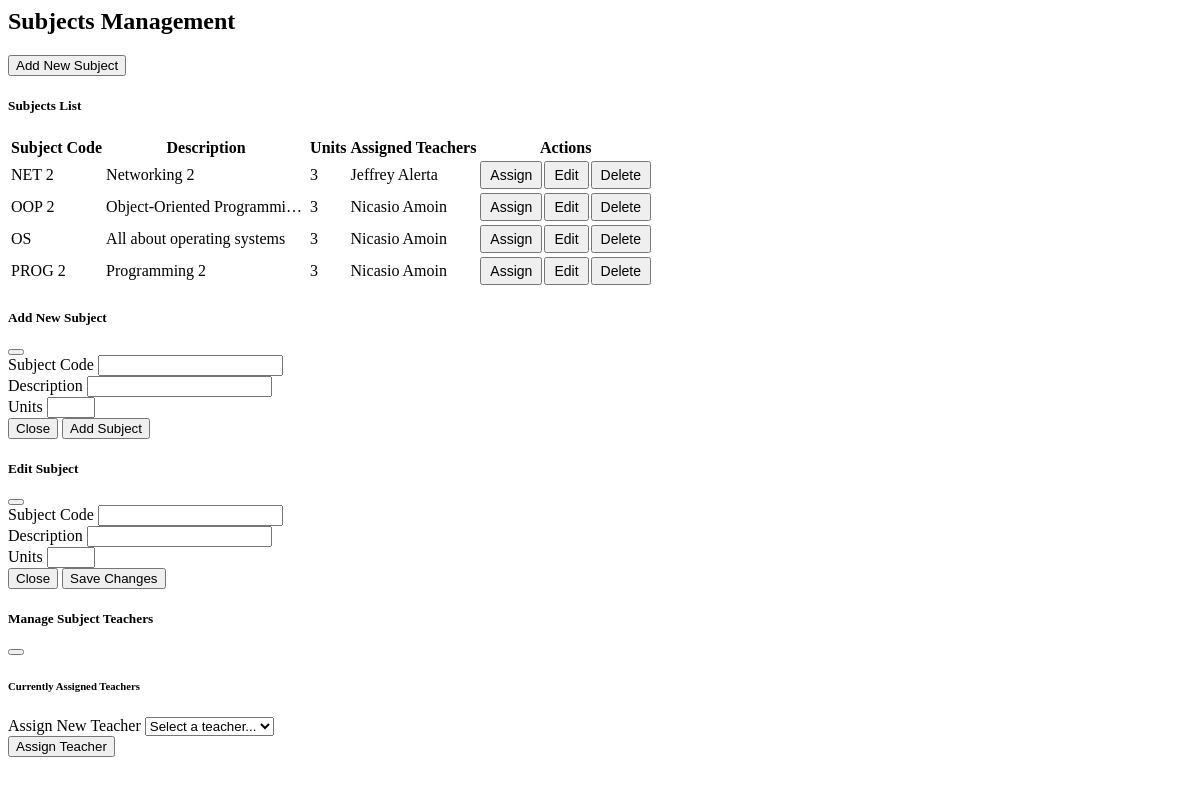
Screenshot of /admin/subjects/index.php with the database file from the repository.
### tables this page shows
CREATE TABLE `subjects` (
  `subject_id` int(11) NOT NULL,
  `subject_code` varchar(20) NOT NULL,
  `subject_description` varchar(100) NOT NULL,
  `units` int(11) NOT NULL,
  `created_at` timestamp NOT NULL DEFAULT current_timestamp(),
  `updated_at` timestamp NOT NULL DEFAULT current_timestamp() ON UPDATE current_timestamp()
);

### admin/subjects/index.php (the view, shortened to what this page needs)
<?php
require_once __DIR__ . '/../../includes/db.php';
$subjects_query = "SELECT s.*, GROUP_CONCAT(CONCAT(t.t_fname, ' ', t.t_lname) SEPARATOR ', ') as teachers
                  FROM subjects s
                  LEFT JOIN subjects_teachers st ON s.subject_id = st.subject_id
                  LEFT JOIN teachers t ON st.t_id = t.t_id
                  GROUP BY s.subject_id
                  ORDER BY s.subject_code";
$subjects_result = $conn->query($subjects_query);
?>
<div class="container-fluid px-4">
    <h2>Subjects Management</h2>
    <button type="button" class="btn btn-primary mb-4" data-bs-toggle="modal" data-bs-target="#addSubjectModal">
        Add New Subject
    </button>
    <div class="card">
        <div class="card-header">
            <h5 class="mb-0">Subjects List</h5>
        </div>
        <div class="card-body">
            <div class="table-responsive">
                <table class="table table-hover mb-0">
                    <thead>
                        <tr>
                            <th>Subject Code</th>
                            <th>Description</th>
                            <th>Units</th>
                            <th>Assigned Teachers</th>
                            <th>Actions</th>
                        </tr>
                    </thead>
                    <tbody id="subjectsTableBody">
                        <?php while ($row = $subjects_result->fetch_assoc()): ?>
                            <tr>
                                <td class="px-3"><?php echo htmlspecialchars($row['subject_code']); ?></td>
                                <td class="px-3"><?php echo htmlspecialchars($row['subject_description']); ?></td>
                                <td class="px-3"><?php echo htmlspecialchars($row['units']); ?></td>
                                <td class="px-3"><?php echo htmlspecialchars($row['teachers'] ?? 'No teachers assigned'); ?></td>
                                <td class="px-3">
                                    <div class="btn-group" role="group">
                                        <button type="button"
                                                class="btn btn-success btn-sm assign-teacher"
                                                data-bs-toggle="modal"
                                                data-bs-target="#assignTeacherModal"
                                                data-id="<?php echo $row['subject_id']; ?>"
                                                data-code="<?php echo htmlspecialchars($row['subject_code']); ?>">
                                            Assign
                                        </button>
                                        <button type="button"
                                                class="btn btn-primary btn-sm edit-subject"
                                                data-bs-toggle="modal"
                                                data-bs-target="#editSubjectModal"
                                                data-id="<?php echo $row['subject_id']; ?>"
                                                data-code="<?php echo htmlspecialchars($row['subject_code']); ?>"
                                                data-description="<?php echo htmlspecialchars($row['subject_description']); ?>"
                                                data-units="<?php echo htmlspecialchars($row['units']); ?>">
                                            Edit
                                        </button>
                                        <button type="button"
                                                class="btn btn-danger btn-sm delete-subject"
                                                data-id="<?php echo $row['subject_id']; ?>">
                                            Delete
                                        </button>
                                    </div>
                                </td>
                            </tr>
                        <?php endwhile; ?>
                    </tbody>
                </table>
            </div>
        </div>
    </div>
</div>
<div class="modal fade" id="addSubjectModal" tabindex="-1" aria-labelledby="addSubjectModalLabel" aria-hidden="true">
    <div class="modal-dialog">
        <div class="modal-content">
            <div class="modal-header">
                <h5 class="modal-title" id="addSubjectModalLabel">Add New Subject</h5>
                <button type="button" class="btn-close" data-bs-dismiss="modal" aria-label="Close"></button>
            </div>
            <form id="addSubjectForm">
                <div class="modal-body">
                    <div class="mb-3">
                        <label for="subject_code" class="form-label">Subject Code</label>
                        <input type="text" class="form-control" id="subject_code" name="subject_code" required>
                    </div>
                    <div class="mb-3">
                        <label for="subject_description" class="form-label">Description</label>
                        <input type="text" class="form-control" id="subject_description" name="subject_description" required>
                    </div>
                    <div class="mb-3">
                        <label for="units" class="form-label">Units</label>
                        <input type="number" class="form-control" id="units" name="units" min="1" max="6" required>
                    </div>
                </div>
                <div class="modal-footer">
                    <button type="button" class="btn btn-secondary" data-bs-dismiss="modal">Close</button>
                    <button type="submit" class="btn btn-primary">Add Subject</button>
                </div>
            </form>
        </div>
    </div>
</div>
<div class="modal fade" id="editSubjectModal" tabindex="-1" aria-labelledby="editSubjectModalLabel" aria-hidden="true">
    <div class="modal-dialog">
        <div class="modal-content">
            <div class="modal-header">
                <h5 class="modal-title" id="editSubjectModalLabel">Edit Subject</h5>
                <button type="button" class="btn-close" data-bs-dismiss="modal" aria-label="Close"></button>
            </div>
            <form id="editSubjectForm">
                <div class="modal-body">
                    <div class="mb-3">
                        <label for="edit_subject_code" class="form-label">Subject Code</label>
                        <input type="text" class="form-control" id="edit_subject_code" name="subject_code" required>
                    </div>
                    <div class="mb-3">
                        <label for="edit_subject_description" class="form-label">Description</label>
                        <input type="text" class="form-control" id="edit_subject_description" name="subject_description" required>
                    </div>
                    <div class="mb-3">
                        <label for="edit_units" class="form-label">Units</label>
                        <input type="number" class="form-control" id="edit_units" name="units" min="1" max="6" required>
                    </div>
                </div>
                <div class="modal-footer">
                    <button type="button" class="btn btn-secondary" data-bs-dismiss="modal">Close</button>
                    <button type="submit" class="btn btn-primary">Save Changes</button>
                </div>
            </form>
        </div>
    </div>
</div>
<div class="modal fade" id="assignTeacherModal" tabindex="-1" aria-labelledby="assignTeacherModalLabel" aria-hidden="true">
    <div class="modal-dialog">
        <div class="modal-content">
            <div class="modal-header">
                <h5 class="modal-title" id="assignTeacherModalLabel">Manage Subject Teachers</h5>
                <button type="button" class="btn-close" data-bs-dismiss="modal" aria-label="Close"></button>
            </div>
            <div class="modal-body">
                <div class="mb-4">
                    <h6 class="mb-3">Currently Assigned Teachers</h6>
                </div>
                <form id="assignTeacherForm">
                    <div class="mb-3">
                        <label for="teacher_id" class="form-label">Assign New Teacher</label>
                        <select class="form-select" id="teacher_id" name="teacher_id" required>
                            <option value="">Select a teacher...</option>
                        </select>
                    </div>
                    <div class="text-end">
                        <button type="submit" class="btn btn-primary">Assign Teacher</button>
                    </div>
                </form>
            </div>
        </div>
    </div>
</div>

### admin/subjects/index.php (style rules this page uses)
.table-responsive { overflow-x: hidden; }
.btn-group { display: flex; gap: 2px; flex-wrap: wrap; }
.btn-group .btn { padding: 0.25rem 0.5rem; font-size: 0.875rem; white-space: nowrap; }
.table td { max-width: 200px; overflow: hidden; text-overflow: ellipsis; white-space: nowrap; }

### rows the page displays
subjects: subject_code "NET 2", subject_description "Networking 2", units "3", teachers "Jeffrey Alerta"
subjects: subject_code "OOP 2", subject_description "Object-Oriented Programmi…", units "3", teachers "Nicasio Amoin"
subjects: subject_code "OS", subject_description "All about operating systems", units "3", teachers "Nicasio Amoin"
subjects: subject_code "PROG 2", subject_description "Programming 2", units "3", teachers "Nicasio Amoin"
